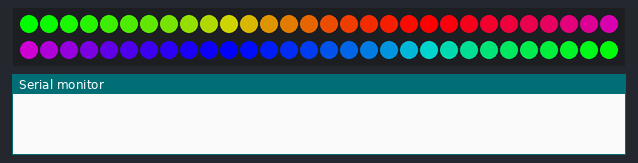
Bench run of a sketch on a simulated Arduino Uno, built with avr-gcc and run on an emulated ATmega328P. Parts: 60 RGB LEDs in strip order, left to right, continuing on the next row, the last lines printed to the serial monitor. Dim RGB values are drawn brighter than linear; the local clock reads 2024-03-15 10:24:30 at power-on unless the sketch sets it.

Above: at 0.1 s.
At 1.9 s:
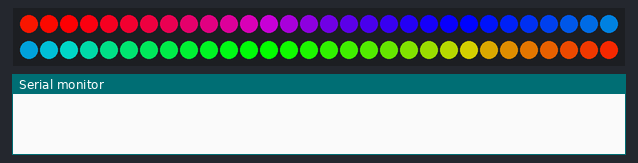
At 3.5 s:
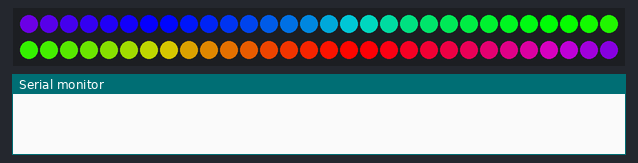
At 6.7 s:
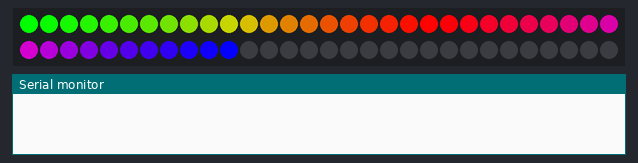
At 7.3 s:
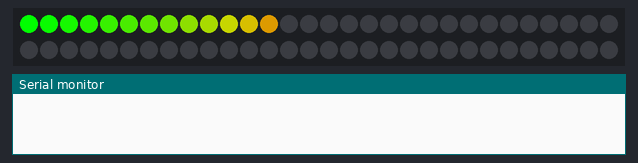
At 7.77 s:
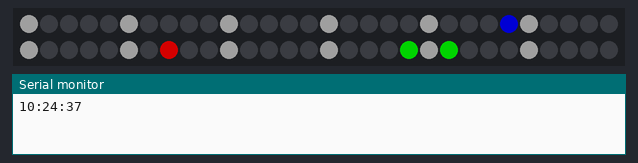

The sketch:

pixel_clock.ino
```cpp
#include <Wire.h>
#include <RTClib.h>
#include <Adafruit_NeoPixel.h>

#define PIN 6

// Parameter 1 = number of pixels in strip
// Parameter 2 = Arduino pin number (most are valid)
// Parameter 3 = pixel type flags, add together as needed:
//   NEO_KHZ800  800 KHz bitstream (most NeoPixel products w/WS2812 LEDs)
//   NEO_KHZ400  400 KHz (classic 'v1' (not v2) FLORA pixels, WS2811 drivers)
//   NEO_GRB     Pixels are wired for GRB bitstream (most NeoPixel products)
//   NEO_RGB     Pixels are wired for RGB bitstream (v1 FLORA pixels, not v2)
Adafruit_NeoPixel strip = Adafruit_NeoPixel(60, PIN, NEO_GRB + NEO_KHZ800);

// IMPORTANT: To reduce NeoPixel burnout risk, add 1000 uF capacitor across
// pixel power leads, add 300 - 500 Ohm resistor on first pixel's data input
// and minimize distance between Arduino and first pixel.  Avoid connecting
// on a live circuit...if you must, connect GND first.

int c_r = 255;
int c_g = 255;
int c_b = 255;
int face_intent = 4; // change this value to alter the brightness of the face. Whatever value is used must return a whole number when 256 is divided by it

int hours = 1;
int mins = 0;
int secs = 0;
int hours_old = 0;
int mins_old = 0;
int secs_old = 0;

int update_time = 0;
int display_off = 0;

RTC_DS1307 RTC;

void setup()
{
  Serial.begin(57600);
  strip.begin();
  Wire.begin();
  RTC.begin();
  strip.show(); // Initialize all pixels to 'off'

  if (! RTC.isrunning()) {
    Serial.println("RTC is NOT running!");
    // following line sets the RTC to the date & time this sketch was compiled
    //RTC.adjust(DateTime(__DATE__, __TIME__));
  }

  rainbowCycle(20); // a little bit of eye candy on startup
  for(int m=59; m>0; m--) {
    strip.setPixelColor(m,0,0,0);
    strip.show();
    delay(20);
  }
  strip.setBrightness(128);
}

void loop()
{
  get_time();

  if(update_time == 1)
  {
    Serial.print(hours);
    Serial.print(':');
    Serial.print(mins);
    Serial.print(':');
    Serial.print(secs);
    Serial.println();
    if(hours > 7 && hours <= 17 && display_off == 2)display_off = 0;
    if(hours > 17 && display_off == 0) display_off = 1;
    if(display_off == 1){
      for(int m=0; m<strip.numPixels(); m++) {
        strip.setPixelColor(m,0,0,0);
      }
      strip.show();
      display_off = 2;
    }
    if(display_off == 0){
      set_face();
      set_hours();
      set_minutes();
      set_seconds();
      strip.show();
    }
    update_time = 0;
    hours_old = hours;
    mins_old = mins;
    secs_old = secs;
  }
}

void rainbowCycle(uint8_t wait) {
  uint16_t i, j;

  for(j=0; j<256*1; j++) { // change value after 256* to adjust number of sweeps
    for(i=0; i< strip.numPixels(); i++) {
      strip.setPixelColor(i, Wheel(((i * 256 / strip.numPixels()) + j) & 255));
    }
    strip.show();
    delay(wait);
  }
}

// Input a value 0 to 255 to get a color value.
// The colours are a transition r - g - b - back to r.
uint32_t Wheel(byte WheelPos) {
  if(WheelPos < 85) {
    return strip.Color(WheelPos * 3, 255 - WheelPos * 3, 0);
  }
  else if(WheelPos < 170) {
    WheelPos -= 85;
    return strip.Color(255 - WheelPos * 3, 0, WheelPos * 3);
  }
  else {
    WheelPos -= 170;
    return strip.Color(0, WheelPos * 3, 255 - WheelPos * 3);
  }
}

void set_face()
{
  for(int m=0; m<60; m++) strip.setPixelColor(m,0,0,0);
  for(int i=0; i<60; i=i+5) {
    strip.setPixelColor(i,(c_r+1)/face_intent,(c_g+1)/face_intent,(c_b+1)/face_intent);
  }
}

void set_hours()
{
  switch (hours)
  {
  case 1:
    strip.setPixelColor(4,0,c_g,0);
    strip.setPixelColor(6,0,c_g,0);
    break;
  case 2:
    strip.setPixelColor(9,0,c_g,0);
    strip.setPixelColor(11,0,c_g,0);
    break;
  case 3:
    strip.setPixelColor(14,0,c_g,0);
    strip.setPixelColor(16,0,c_g,0);
    break;
  case 4:
    strip.setPixelColor(19,0,c_g,0);
    strip.setPixelColor(21,0,c_g,0);
    break;
  case 5:
    strip.setPixelColor(24,0,c_g,0);
    strip.setPixelColor(26,0,c_g,0);
    break;
  case 6:
    strip.setPixelColor(29,0,c_g,0);
    strip.setPixelColor(31,0,c_g,0);
    break;
  case 7:
    strip.setPixelColor(34,0,c_g,0);
    strip.setPixelColor(36,0,c_g,0);
    break;
  case 8:
    strip.setPixelColor(39,0,c_g,0);
    strip.setPixelColor(41,0,c_g,0);
    break;
  case 9:
    strip.setPixelColor(44,0,c_g,0);
    strip.setPixelColor(46,0,c_g,0);
    break;
  case 10:
    strip.setPixelColor(49,0,c_g,0);
    strip.setPixelColor(51,0,c_g,0);
    break;
  case 11:
    strip.setPixelColor(54,0,c_g,0);
    strip.setPixelColor(56,0,c_g,0);
    break;
  case 12:
    strip.setPixelColor(59,0,c_g,0);
    strip.setPixelColor(1,0,c_g,0);
    break;
  case 13:
    strip.setPixelColor(4,0,c_g,0);
    strip.setPixelColor(6,0,c_g,0);
    break;
  case 14:
    strip.setPixelColor(9,0,c_g,0);
    strip.setPixelColor(11,0,c_g,0);
    break;
  case 15:
    strip.setPixelColor(14,0,c_g,0);
    strip.setPixelColor(16,0,c_g,0);
    break;
  case 16:
    strip.setPixelColor(19,0,c_g,0);
    strip.setPixelColor(21,0,c_g,0);
    break;
  case 17:
    strip.setPixelColor(24,0,c_g,0);
    strip.setPixelColor(26,0,c_g,0);
    break;
  case 18:
    strip.setPixelColor(29,0,c_g,0);
    strip.setPixelColor(31,0,c_g,0);
    break;
  case 19:
    strip.setPixelColor(34,0,c_g,0);
    strip.setPixelColor(36,0,c_g,0);
    break;
  case 20:
    strip.setPixelColor(39,0,c_g,0);
    strip.setPixelColor(41,0,c_g,0);
    break;
  case 21:
    strip.setPixelColor(44,0,c_g,0);
    strip.setPixelColor(46,0,c_g,0);
    break;
  case 22:
    strip.setPixelColor(49,0,c_g,0);
    strip.setPixelColor(51,0,c_g,0);
    break;
  case 23:
    strip.setPixelColor(54,0,c_g,0);
    strip.setPixelColor(56,0,c_g,0);
    break;
  case 0:
    strip.setPixelColor(59,0,c_g,0);
    strip.setPixelColor(1,0,c_g,0);
    break;
  }
}

void set_minutes()
{
  strip.setPixelColor(mins,0,0,c_b);
}

void set_seconds()
{
  strip.setPixelColor(secs,c_r,0,0);
}

void get_time()
{
  DateTime now = RTC.now();
  hours =  now.hour();
  mins = now.minute();
  secs = now.second();
  if(hours != hours_old) update_time = 1;
  if(mins != mins_old) update_time = 1;
  if(secs != secs_old) update_time = 1;

}
```
